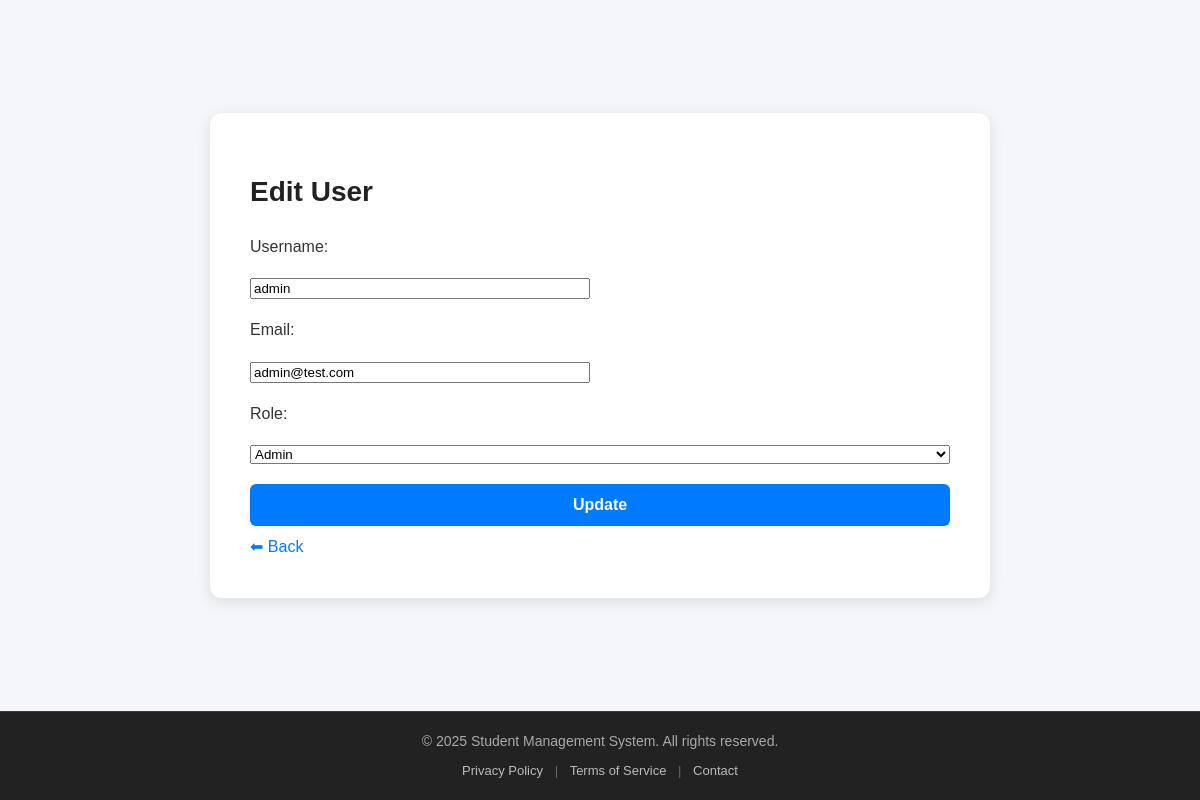
Screenshot of /public/admin/edit_user.php?id=2 (signed in) with the database file from the repository.
### tables this page shows
CREATE TABLE `users` (
  `id` int(11) NOT NULL,
  `username` varchar(100) NOT NULL,
  `email` varchar(150) NOT NULL,
  `password` varchar(255) NOT NULL,
  `role_id` int(11) NOT NULL,
  `created_at` timestamp NOT NULL DEFAULT current_timestamp() ON UPDATE current_timestamp(),
  `first_name` varchar(100) NOT NULL,
  `last_name` varchar(100) NOT NULL,
  `dob` date NOT NULL
);

CREATE TABLE `roles` (
  `id` int(11) NOT NULL,
  `role_name` varchar(50) NOT NULL
);

### public/admin/edit_user.php (the view, shortened to what this page needs)
<?php
require_once __DIR__ . "/../../config/db.php";
$user_id = $_GET['id'] ?? null;
$stmt = $pdo->prepare("SELECT * FROM users WHERE id = ?");
$stmt->execute([$user_id]);
$user = $stmt->fetch(PDO::FETCH_ASSOC);
$roles_stmt = $pdo->query("SELECT * FROM roles");
$roles = $roles_stmt->fetchAll(PDO::FETCH_ASSOC);
?>
<!DOCTYPE html>
<html>
<head>
    <link rel="stylesheet" href="../assets/style.css?v=<?= time(); ?>">
</head>
<body class="dashboard-page">
<div class="dashboard-wrapper">
    <div class="dashboard-card wide-view">
        <h1>Edit User</h1>
        <form method="POST">
            <label for="username">Username:</label>
            <input type="text" id="username" name="username"
                   value="<?= htmlspecialchars($user['username']); ?>" required>
            <label for="email">Email:</label>
            <input type="email" id="email" name="email"
                   value="<?= htmlspecialchars($user['email']); ?>" required>
            <label for="role_id">Role:</label>
            <select id="role_id" name="role_id" required>
                <?php foreach ($roles as $role): ?>
                    <option value="<?= $role['id']; ?>" <?= $role['id'] == $user['role_id'] ? 'selected' : ''; ?>>
                        <?= htmlspecialchars($role['role_name']); ?>
                    </option>
                <?php endforeach; ?>
            </select>
            <button type="submit" class="btn-submit">Update</button>
        </form>
        <a class="back-link" href="users.php">⬅ Back</a>
    </div>
</div>
<?php include __DIR__ . '/../templates/footer.php'; ?>
</body>
</html>

### public/assets/style.css (style rules this page uses)
html, body { height: 100%; margin: 0; padding: 0; display: flex; flex-direction: column; }
body > *:not(.site-footer) { flex: 1; }
body { font-family: Arial, sans-serif; background: #f4f4f9; color: #333; line-height: 1.4; padding: 20px; }
button, .btn { background: #007bff; color: #fff; border: none; padding: 10px 15px; border-radius: 4px; cursor: pointer; transition: background 0.2s ease-in-out; }
a { color: #007bff; text-decoration: none; transition: color 0.2s ease-in-out; }
body.dashboard-page { background: #f4f6f9; padding: 0; display: flex; flex-direction: column; min-height: 100vh; }
.dashboard-wrapper { flex: 1; display: flex; justify-content: center; align-items: center; padding: 40px 20px; }
.dashboard-card { background: #fff; padding: 30px; border-radius: 12px; box-shadow: 0 4px 15px rgba(0, 0, 0, 0.1); text-align: center; }
.dashboard-card h1 { font-size: 26px; margin-bottom: 10px; color: #222; text-align: center; }
.back-link { display: inline-block; margin-top: 20px; color: #007bff; text-decoration: none; }
.btn-submit { width: 100%; padding: 12px; font-size: 16px; font-weight: bold; background: #007bff; color: white; border: none; border-radius: 6px; cursor: pointer; transition: background 0.3s ease-in-out; }
.dashboard-card.wide-view { max-width: 700px; width: 100%; padding: 40px; margin: 0 auto; text-align: left; background: #fff; border-radius: 12px; box-shadow: 0 4px 15px rgba(0, 0, 0, 0.1); }
.dashboard-card.wide-view h1 { text-align: left; font-size: 28px; margin-bottom: 25px; }
.dashboard-card.wide-view form { display: grid; grid-template-columns: 1fr 1fr; gap: 20px; }
.dashboard-card.wide-view label { grid-column: span 2; }
.dashboard-card.wide-view select { grid-column: span 2; }
.dashboard-card.wide-view .btn-submit { grid-column: span 2; }
.dashboard-card.wide-view .back-link { grid-column: span 2; text-align: left; margin-top: 10px; }

### rows the page displays
users: username "admin", email "admin@test.com", role_id "Admin"
